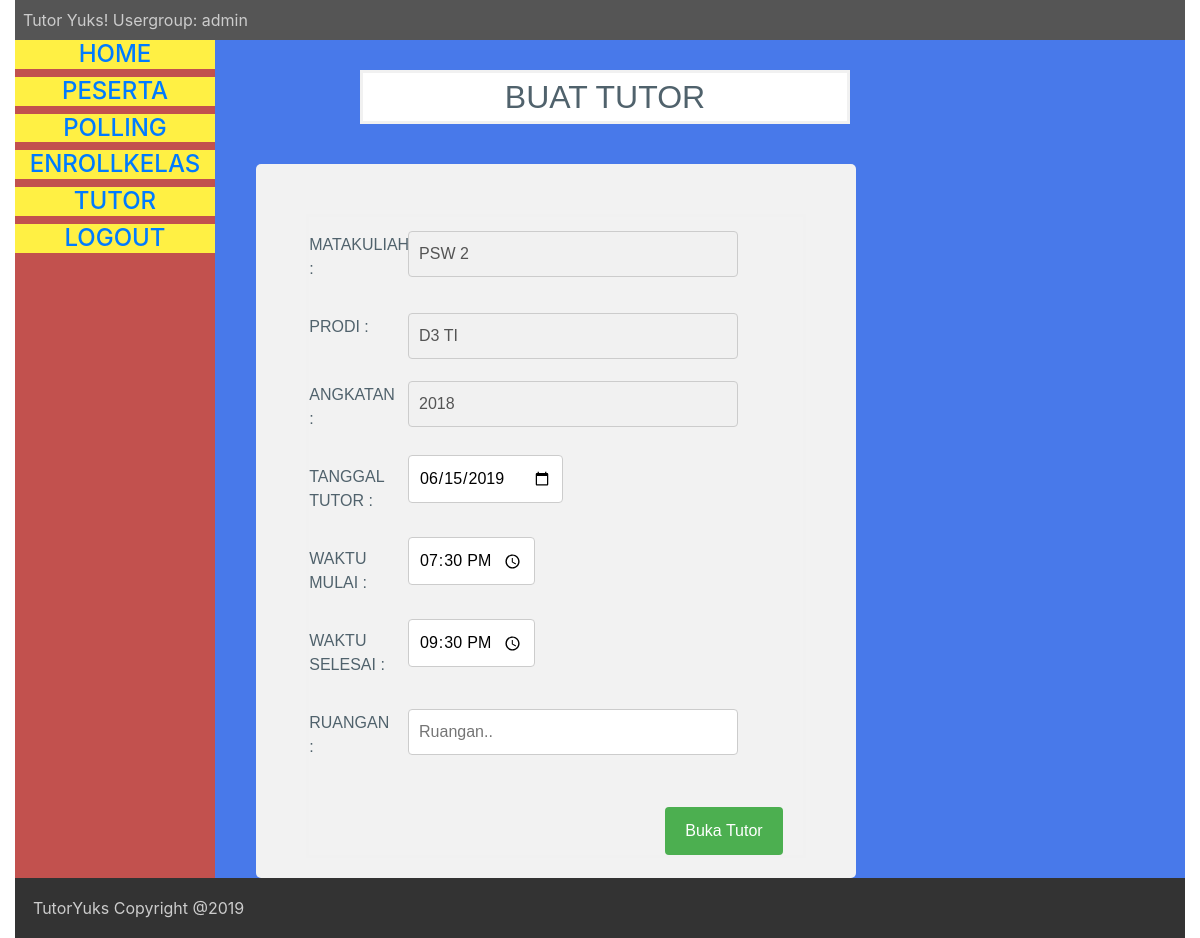
Screenshot of /admin/bukatutor.php?id=2 (signed in) with the database file from the repository.
### tables this page shows
CREATE TABLE `kelas` (
  `id` int(10) unsigned NOT NULL AUTO_INCREMENT,
  `matkul` varchar(50) DEFAULT NULL,
  `prodi` varchar(50) DEFAULT NULL,
  `tanggal` date DEFAULT NULL,
  `ruangan` varchar(50) DEFAULT NULL,
  `waktu_mulai` time DEFAULT NULL,
  `waktu_selesai` time DEFAULT NULL,
  `expired` date DEFAULT NULL,
  `angkatan` varchar(50) DEFAULT NULL,
  `status_tutor` int(1) DEFAULT '0',
  `last_updated` timestamp NULL DEFAULT NULL,
  `status_expired` int(1) DEFAULT '0',
  PRIMARY KEY (`id`)
);

### admin/proses/function/functions.php (called while the page is built, shortened)
<?php
	$conn = mysqli_connect(DB_HOST, DB_USER, DB_PASS, DB_NAME);
	function exeQuery($query){
		global $conn;
		$stat = mysqli_query($conn, $query);
		return $stat;
	}
	function getOneKelas($id)
	{
		$sql = "SELECT * from kelas WHERE id='$id'";
		$query = exeQuery($sql);
		$hasil = mysqli_fetch_array($query, MYSQLI_ASSOC);
		return $hasil;
	}
?>

### admin/bukatutor.php (the view, shortened to what this page needs)
<?php
require_once "header.php";
include_once "proses/function/functions.php";
?>
				<div class="col-sm-7" style="background-color: #4879EA;">
					<?php
					$kelas = getOneKelas($_GET['id']);
					?>
	  					<h2 style="background-color: white;">Buat Tutor</h2>
						<div class="container">
						 <form action="proses/buattutor.php" method="POST" style="margin-top: 30px;">
						    <div class="a">
						      <div class="col-25">
						        <label for="matkul">Matakuliah : </label>
						      </div>
						      <div class="col-75">
						         <input type="text" id="matkul" name="matkul" value="<?=$kelas['matkul']?>" disabled>
						      </div>
						  </div>
						   <div class="a">
						    <div class="a">
						      <div class="col-25">
						        <label for="prodi">Prodi : </label>
						      </div>
						      <div class="col-75">
						         <input type="text" id="prodi" name="prodi" value="<?=$kelas['prodi']?>"disabled>
						      </div>
						  </div>
						    <div class="a">
						    <div class="col-25">
						        <label for="angkatan">Angkatan : </label>
						      </div>
						      <div class="col-75">
						         <input type="text" id="angkatan" name="angkatan" value="<?=$kelas['angkatan']?>"disabled>
						      </div>
						  </div>
						  	<div class="a">
						      <div class="col-25">
						        <label for="tanggal">Tanggal Tutor :</label>
						      </div>
						      <div class="col-75">
						        <input  type="date" id="tanggal" name="tanggal" placeholder="Tanggal Tutor"  value="<?=$kelas['tanggal']?>">
						      </div>
						  </div>
						  	<div class="a">
						      <div class="col-25">
						        <label for="waktu_mulai">Waktu Mulai :</label>
						      </div>
						      <div class="col-75">
						        <input  type="time" id="waktu_mulai" name="waktu_mulai" placeholder="Waktu Mulai"  value="<?=$kelas['waktu_mulai']?>">
						      </div>
						  </div>
						  	<div class="a">
						      <div class="col-25">
						        <label for="waktu_selesai">Waktu Selesai :</label>
						      </div>
						      <div class="col-75">
						        <input  type="time" id="waktu_selesai" name="waktu_selesai" placeholder="Waktu Mulai"  value="<?=$kelas['waktu_selesai']?>">
						      </div>
						  </div>
						  <div class="a">
						      <div class="col-25">
						        <label for="ruangan">Ruangan :</label>
						      </div>
						      <div class="col-75">
						        <input  type="text" id="ruangan" name="ruangan" placeholder="Ruangan..">
						      </div>
						  </div>
     						<input type="submit" name="bukakelas" value="Buka Tutor">
    						</form>
							</div>
	  				</div>
				</div>
			</div>
		</div>
		<div class="footer">
  			<div class="p-2 bg">TutorYuks Copyright @2019</div>
		</div>
	</div>
</body>
</html>

### css/style.css (style rules this page uses)
.footer { background:#333; padding:10px; color:#ccc; }
h2 { color:#50626C; text-align: center; font-family: arial; text-transform: uppercase; border: 3px solid #f1f1f1; padding: 5px; width: 490px; margin: auto; margin-bottom: 10px; margin-top: 20px; }
form { border: 3px solid #f1f1f1; font-family: arial; width: 500px; margin: auto; }
input[type=text], input[type=password] { width: 100%; padding: 12px 20px; margin: 8px 0; display: inline-block; border: 1px solid #ccc; box-sizing: border-box; }
label { color:#50626C; text-transform: uppercase; }
.container { padding: 16px; }

### admin/bukatutor.php (style rules this page uses)
input[type=text],[type=date],[type=time] { padding: 10px; border: 1px solid #ccc; border-radius: 4px; resize: vertical; }
label { padding: 10px 10px 10px 0; display: inline-block; }
input[type=submit] { background-color: #4CAF50; color: white; padding: 12px 20px; border: none; border-radius: 4px; cursor: pointer; margin-left: 356px; margin-top: 30px; }
.container { border-radius: 5px; background-color: #f2f2f2; padding: 20px; width: 600px; margin-top: 40px; }
.col-25 { float: left; width: 20%; margin-top: 6px; }
.col-75 { float: left; width: 80%; margin-top: 6px; }
.a:after { content: ""; display: table; clear: both; }
input[type=text] { width: 330px; }
h2 { margin-left: 130px; margin-top: 30px; }

### rows the page displays
kelas: matkul "PSW 2", prodi "D3 TI", angkatan "2018", tanggal "06/15/2019", waktu_mulai "19:30:00", waktu_selesai "21:30:00"

### other values shown
$_SESSION['role'] "admin"
